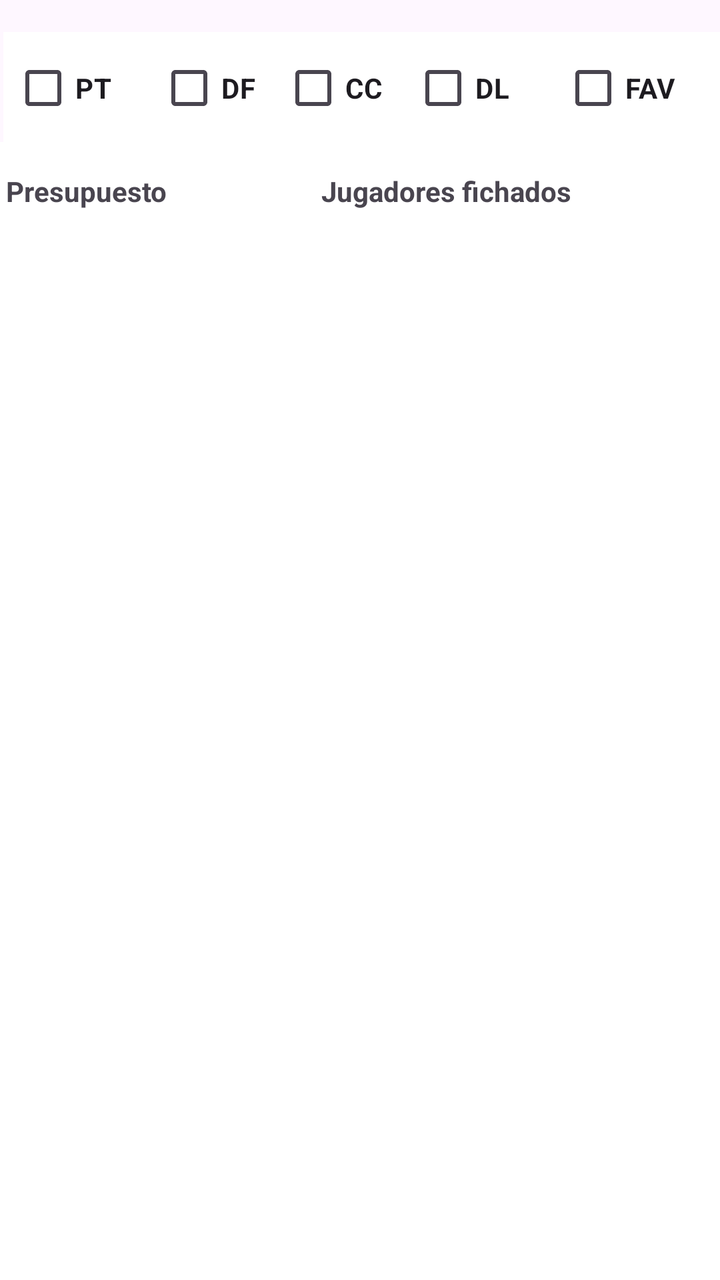
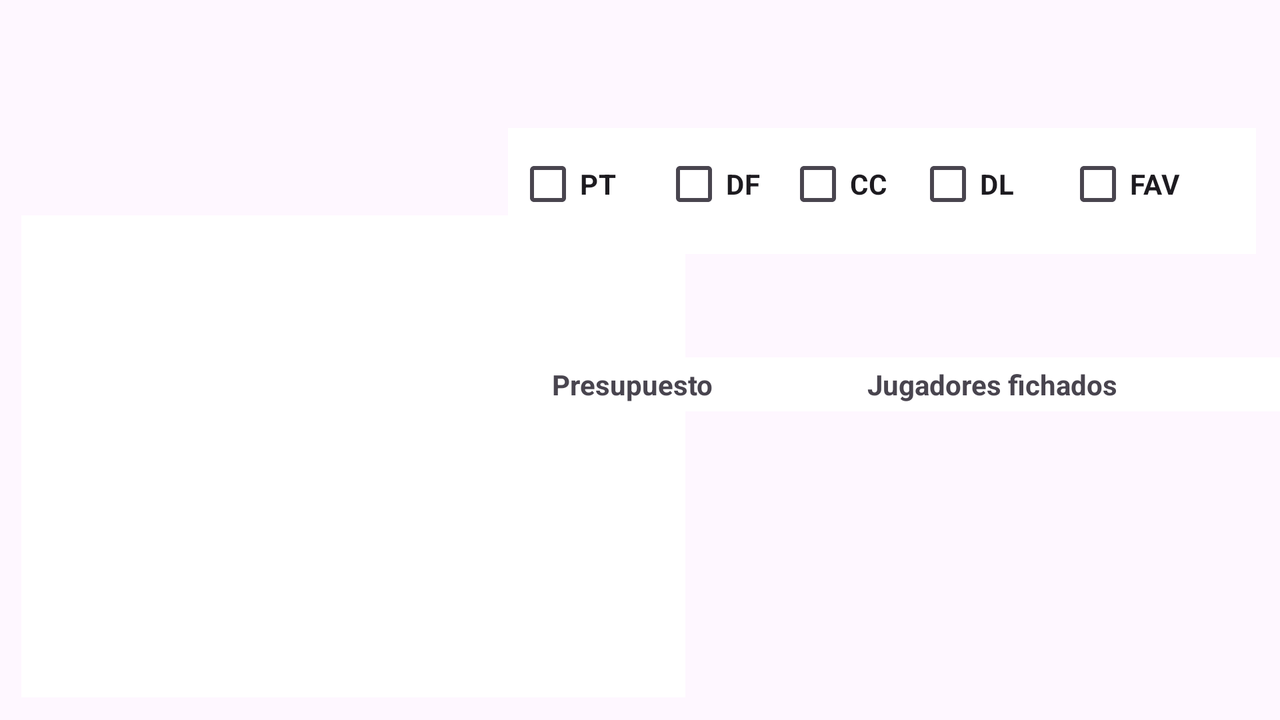

One screen, two layout resources from the same app: the default and the repository's alternative for another configuration. Each is rendered where Android would select it; the XML of both is given below.
<!-- AndroidManifest.xml: application theme Theme.Comunio -->
<!-- res/layout/fragment_mercado.xml -->
<?xml version="1.0" encoding="utf-8"?>
<androidx.constraintlayout.widget.ConstraintLayout xmlns:android="http://schemas.android.com/apk/res/android"
    xmlns:app="http://schemas.android.com/apk/res-auto"
    xmlns:tools="http://schemas.android.com/tools"
    android:id="@+id/frameLayout2"
    android:layout_width="match_parent"
    android:layout_height="match_parent"
    tools:context=".FragmentMercado">

    


    <ListView
        android:id="@+id/listView"
        android:layout_width="415dp"
        android:layout_height="569dp"
        android:background="@android:color/white"
        app:layout_constraintBottom_toBottomOf="parent"
        app:layout_constraintEnd_toEndOf="parent"
        app:layout_constraintHorizontal_bias="0.0"
        app:layout_constraintStart_toStartOf="parent"
        app:layout_constraintTop_toTopOf="parent"
        app:layout_constraintVertical_bias="1.0" />

    <LinearLayout
        android:id="@+id/contenedorFiltros"
        android:layout_width="373dp"
        android:layout_height="58dp"
        android:layout_marginStart="12dp"
        android:layout_marginTop="16dp"
        android:layout_marginEnd="12dp"
        android:background="@color/white"
        android:orientation="horizontal"

        android:padding="4dp"
        app:layout_constraintEnd_toEndOf="parent"
        app:layout_constraintHorizontal_bias="0.285"
        app:layout_constraintStart_toStartOf="parent"
        app:layout_constraintTop_toTopOf="parent">

        <CheckBox
            android:id="@+id/checkBoxPortero"
            android:layout_width="73dp"
            android:layout_height="wrap_content"
            android:text="PT"
            android:textStyle="bold" />

        <CheckBox
            android:id="@+id/checkBoxDefensa"
            android:layout_width="62dp"
            android:layout_height="wrap_content"
            android:text="DF"
            android:textStyle="bold" />

        <CheckBox
            android:id="@+id/checkBoxCentroCampista"
            android:layout_width="65dp"
            android:layout_height="wrap_content"
            android:text="CC"
            android:textStyle="bold" />

        <CheckBox
            android:id="@+id/checkBoxDelantero"
            android:layout_width="75dp"
            android:layout_height="wrap_content"
            android:text="DL"
            android:textStyle="bold" />

        <CheckBox
            android:id="@+id/checkBoxFavortios"
            android:layout_width="83dp"
            android:layout_height="wrap_content"
            android:text="FAV"
            android:textStyle="bold" />
    </LinearLayout>

    <LinearLayout
        android:id="@+id/contenedorInfo"
        android:layout_width="373dp"
        android:layout_height="wrap_content"
        android:layout_marginTop="8dp"
        android:layout_marginStart="12dp"
        android:layout_marginEnd="12dp"
        android:orientation="horizontal"
        android:padding="4dp"
        android:background="@color/white"
        app:layout_constraintTop_toBottomOf="@+id/contenedorFiltros"
        app:layout_constraintStart_toStartOf="parent"
        app:layout_constraintEnd_toEndOf="parent">

        <TextView
            android:id="@+id/textView"
            android:layout_width="90dp"
            android:layout_height="wrap_content"
            android:gravity="center"
            android:text="Presupuesto"
            android:textStyle="bold" />

        <TextView
            android:id="@+id/textViewPresupuesto"
            android:layout_width="70dp"
            android:layout_height="wrap_content"
            android:gravity="center"
            android:textStyle="bold" />

        <TextView
            android:id="@+id/textView3"
            android:layout_width="130dp"
            android:layout_height="wrap_content"
            android:gravity="center"
            android:text="Jugadores fichados"
            android:textStyle="bold" />

        <TextView
            android:id="@+id/textViewFichados"
            android:layout_width="70dp"
            android:layout_height="wrap_content"
            android:gravity="center"
            android:textStyle="bold" />
    </LinearLayout>
</androidx.constraintlayout.widget.ConstraintLayout>
<!-- resources referenced by this layout -->
<resources>
  <color name="white">#FFFFFFFF</color>
  <style name="Theme.Comunio" parent="Base.Theme.Comunio" />
  <style name="Base.Theme.Comunio" parent="Theme.Material3.DayNight.NoActionBar">
          
          
      </style>
</resources>
<!-- res/layout-land/fragment_mercado.xml (the repository's variant of the layout above) -->
<!-- drawn on the phone turned sideways -->
<?xml version="1.0" encoding="utf-8"?>
<androidx.constraintlayout.widget.ConstraintLayout xmlns:android="http://schemas.android.com/apk/res/android"
    xmlns:app="http://schemas.android.com/apk/res-auto"
    xmlns:tools="http://schemas.android.com/tools"
    android:id="@+id/frameLayout2"
    android:layout_width="match_parent"
    android:layout_height="match_parent"
    tools:context=".FragmentMercado">

    


    <ListView
        android:id="@+id/listView"
        android:layout_width="332dp"
        android:layout_height="241dp"
        android:background="@android:color/white"
        app:layout_constraintBottom_toBottomOf="parent"
        app:layout_constraintEnd_toEndOf="parent"
        app:layout_constraintHorizontal_bias="0.035"
        app:layout_constraintStart_toStartOf="parent"
        app:layout_constraintTop_toTopOf="parent"
        app:layout_constraintVertical_bias="0.905" />

    <LinearLayout
        android:id="@+id/contenedorFiltros"
        android:layout_width="374dp"
        android:layout_height="63dp"
        android:layout_marginStart="12dp"
        android:layout_marginTop="64dp"
        android:layout_marginEnd="12dp"
        android:background="@color/white"
        android:orientation="horizontal"

        android:padding="4dp"
        app:layout_constraintEnd_toEndOf="parent"
        app:layout_constraintHorizontal_bias="1.0"
        app:layout_constraintStart_toStartOf="parent"
        app:layout_constraintTop_toTopOf="parent">

        <CheckBox
            android:id="@+id/checkBoxPortero"
            android:layout_width="73dp"
            android:layout_height="wrap_content"
            android:text="PT"
            android:textStyle="bold" />

        <CheckBox
            android:id="@+id/checkBoxDefensa"
            android:layout_width="62dp"
            android:layout_height="wrap_content"
            android:text="DF"
            android:textStyle="bold" />

        <CheckBox
            android:id="@+id/checkBoxCentroCampista"
            android:layout_width="65dp"
            android:layout_height="wrap_content"
            android:text="CC"
            android:textStyle="bold" />

        <CheckBox
            android:id="@+id/checkBoxDelantero"
            android:layout_width="75dp"
            android:layout_height="wrap_content"
            android:text="DL"
            android:textStyle="bold" />

        <CheckBox
            android:id="@+id/checkBoxFavortios"
            android:layout_width="83dp"
            android:layout_height="wrap_content"
            android:text="FAV"
            android:textStyle="bold" />
    </LinearLayout>

    <LinearLayout
        android:id="@+id/contenedorInfo"
        android:layout_width="373dp"
        android:layout_height="wrap_content"
        android:background="@color/white"
        android:orientation="horizontal"
        android:padding="4dp"
        app:layout_constraintBottom_toBottomOf="parent"
        app:layout_constraintEnd_toEndOf="parent"
        app:layout_constraintHorizontal_bias="1.0"
        app:layout_constraintStart_toEndOf="@+id/listView"
        app:layout_constraintTop_toBottomOf="@+id/contenedorFiltros"
        app:layout_constraintVertical_bias="0.25">

        <TextView
            android:id="@+id/textView"
            android:layout_width="90dp"
            android:layout_height="wrap_content"
            android:gravity="center"
            android:text="Presupuesto"
            android:textStyle="bold" />

        <TextView
            android:id="@+id/textViewPresupuesto"
            android:layout_width="70dp"
            android:layout_height="wrap_content"
            android:gravity="center"
            android:textStyle="bold" />

        <TextView
            android:id="@+id/textView3"
            android:layout_width="130dp"
            android:layout_height="wrap_content"
            android:gravity="center"
            android:text="Jugadores fichados"
            android:textStyle="bold" />

        <TextView
            android:id="@+id/textViewFichados"
            android:layout_width="70dp"
            android:layout_height="wrap_content"
            android:gravity="center"
            android:textStyle="bold" />
    </LinearLayout>
</androidx.constraintlayout.widget.ConstraintLayout>
